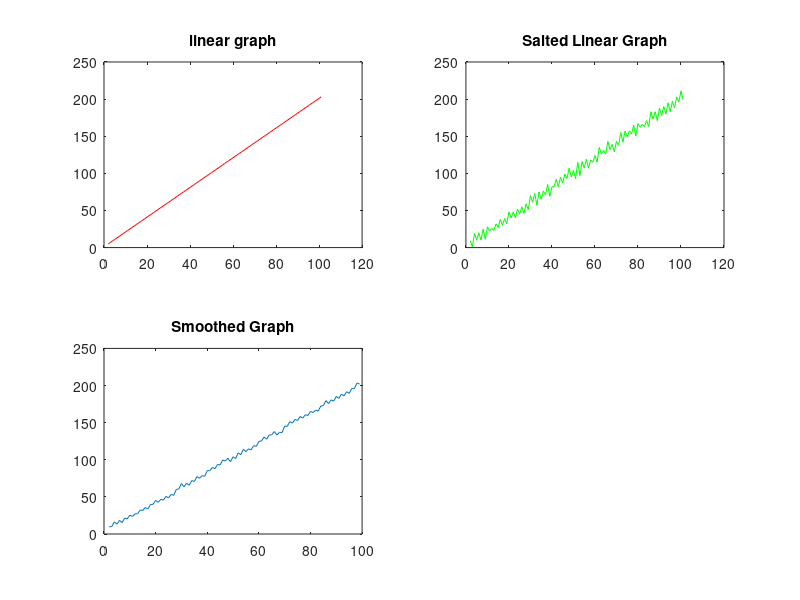

Reproduce this figure in MATLAB.
# Generates our x and y values then plots them for our original linear graph and calls it 'linear graph' then it calls salter
function plotter()
 y = []
 x = []
 for i = 1:100
  newElem = i + 1
  x = [x newElem]
endfor
disp(x)
for i = 1:length(x)
  newElem = 2*(i)+ 3
  y = [y newElem]
end
subplot(2,2,1)
plot(x,y,"r");
title('linear graph')
hold on
disp(x)
disp(y)
salter(x,y)
endfunction
#Salting function which generates random ints ar in interval of 1-10 and adds then subtracts to every y val in the y vector to salt the graph then plots the salted graph and calls "smoother"
function salter(x,y)
counter = 1
for i = 1:length(x)
ri = randi(10,1)
if(mod(counter,2) == 1)
y(i) = y(i) + ri
else
y(i) = y(i) - ri
endif
counter++
end
disp(y)
subplot(2,2,2)
plot(x,y,"g");
title('Salted Linear Graph')
smoother(x,y)
endfunction
#Smoothing function which computes the rolling average of 3 numbers then adds that to the yval list and the plots the smoothed grpah
function smoother(x,y)

s = []
for i = 1:length(x) - 2
newval = (y(i) + y(i + 1) + y(i + 2))/3
s = [s newval]
endfor
x(end)=[];
x(end)=[];
disp(s)
subplot(2,2,3)
plot(x,s)
title('Smoothed Graph')
endfunction

